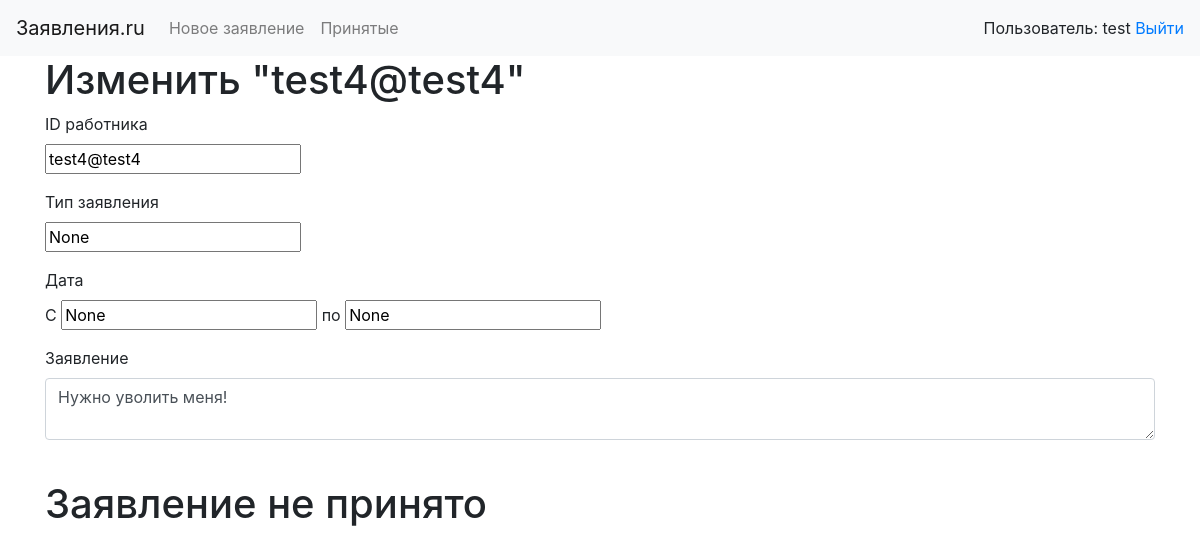
Screenshot of /26/edit (signed in) with the database file from the repository.
### web/app.py (models this page shows)
class User(db.Model, UserMixin):
    id = db.Column(db.Integer, primary_key=True)  # primary keys are required by SQLAlchemy
    email = db.Column(db.String(100), nullable=False, unique=True)
    password = db.Column(db.String(100), nullable=False)
    name = db.Column(db.String(1000), nullable=False)

### tables this page shows
CREATE TABLE posts (
    id INTEGER PRIMARY KEY AUTOINCREMENT,
    created TIMESTAMP NOT NULL DEFAULT CURRENT_TIMESTAMP,
    title TEXT NOT NULL,
    content TEXT NOT NULL
, status text 'В ожидании', date_begin text, date_end text, code text);

### web/app.py (the view, shortened to what this page needs)
@app.route('/<int:id>/edit', methods=('GET', 'POST'))
@login_required
def edit(id):
    post = get_post(id)
    return render_template('edit.html', post=post)

### web/app.py (called while the page is built)
@manager.user_loader
def load_user(user_id):
    return User.query.get(int(user_id))

def get_db_connection():
    conn = sqlite3.connect('database.db')
    conn.row_factory = sqlite3.Row
    return conn

def get_post(post_id):
    conn = get_db_connection()
    post = conn.execute('SELECT * FROM posts WHERE id = ?',
                        (post_id,)).fetchone()
    conn.close()
    if post is None:
        abort(404)
    return post

@app.after_request
def redirect_to_signin(response):
    if response.status_code == 401:
        return redirect(url_for('login') + '?next' + request.url)
    return response

### web/templates/edit.html (shortened to what this page needs)
{% extends 'base.html' %}
{% block content %}
    <h1>{% block title %} Изменить "{{ post['title'] }}" {% endblock %}</h1>
    <form method="post">
        <div class="form-group">
            <label for="title">ID работника</label>
            <br><input type="text" name="title" placeholder="Введите ID"
                       value="{{ request.form['title'] or post['title'] }}">
        </div>
        <div class="form-group">
            <label for="content">Тип заявления</label>
            <br><input type="text" name="code" placeholder="Введите тип"
                       value= {{ request.form['code'] or post['code'] }}>
        </div>
        <div class="form-group">
            <label for="content">Дата</label>
            <br>C <input type="text" name="date_begin"
                         placeholder="Введите дату"
                         value="{{ request.form['date_begin'] or post['date_begin'] }}"></input> по
            <form><input type="text"
                         name="date_end"
                         placeholder="Введите дату"
                         value="{{ request.form['date_end'] or post['date_end'] }}"></input>
        </div>
        <div class="form-group">
            <label for="content">Заявление</label>
            <textarea name="content" placeholder="Заявление"
                      class="form-control">{{ request.form['content'] or post['content'] }}</textarea>
        </div>
    </form>
    <br>
    {% if post['status'] == 'Отказано' %}
        <form action="{{ url_for('delete', id=post['id']) }}" method="POST">
            <h1> Заявление не принято
            </h1>
        </form>
    {% endif %}
{% endblock %}

### web/templates/base.html (shortened to what this page needs)
<!doctype html>
<html lang="en">
<head>
    <link rel="stylesheet" href="https://stackpath.bootstrapcdn.com/bootstrap/4.3.1/css/bootstrap.min.css"
>
</head>
<body>
<nav class="navbar navbar-expand-md navbar-light bg-light">
    {% if current_user.is_authenticated %}
        <a class="navbar-brand" href="{{ url_for('index') }}">Заявления.ru</a>
        <div class="collapse navbar-collapse" id="navbarNav">
            <ul class="navbar-nav">
                {% if current_user.is_authenticated %}
                    <li class="nav-item">
                        <a class="nav-link" href="{{ url_for('create') }}">Новое заявление</a>
                    </li>
                    <li class="nav-item">
                        <a class="nav-link" href="{{ url_for('accepted') }}">Принятые</a>
                    </li>
                {% endif %}
            </ul>
        </div>
    {% endif %}
    {% if current_user.is_authenticated %}
        <div>Пользователь: {{ current_user.name }}
            <a href="{{ url_for('logout') }}">Выйти</a>
        </div>
    {% endif %}
</nav>
<div class="container">
    {% block content %} {% endblock %}
</div>
</body>
</html>

### rows the page displays
User: name "test"
posts: title "test4@test4", content "Нужно уволить меня!"
